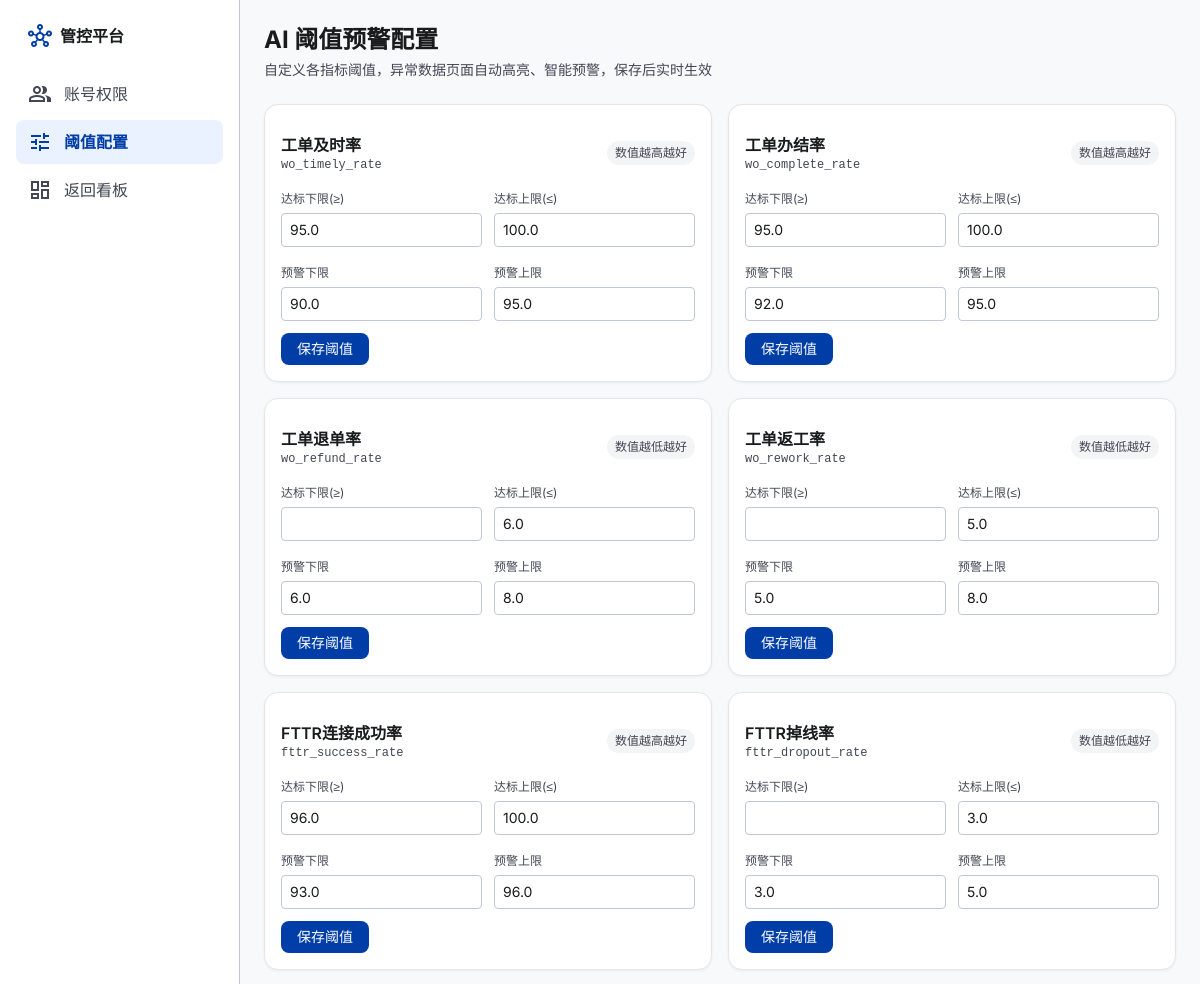
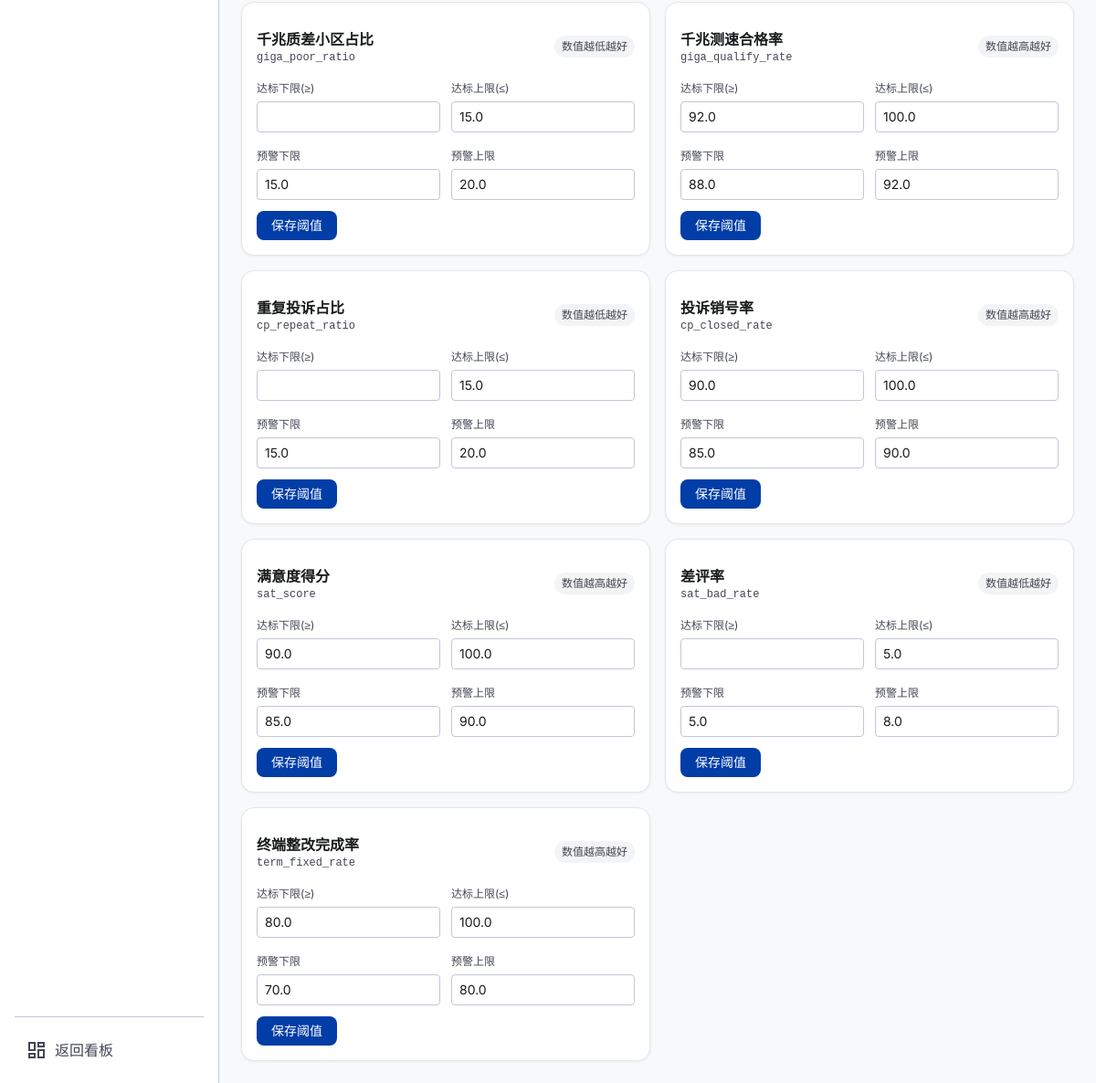
/admin/thresholds, run on the app's committed database (2 pictures, top to bottom).
### tables this page shows
CREATE TABLE thresholds (
    id INTEGER PRIMARY KEY AUTOINCREMENT,
    indicator TEXT UNIQUE NOT NULL,   -- 指标 key
    label TEXT NOT NULL,              -- 指标名称
    min_ok REAL,                      -- 达标下限
    max_ok REAL,                      -- 达标上限
    warn_min REAL,                    -- 预警下限
    warn_max REAL,                    -- 预警上限
    good_is_high INTEGER DEFAULT 1    -- 1=数值越高越好，0=越低越好
);

### routes/dashboard.py (the view)
@dashboard_bp.route("/admin/thresholds")
def admin_thresholds():
    conn = get_conn()
    thrs = conn.execute("SELECT * FROM thresholds").fetchall()
    conn.close()
    return render_template("admin_thresholds.html", thrs=thrs)

### db/database.py (called while the page is built)
def get_conn():
    conn = sqlite3.connect(DB_PATH)
    conn.row_factory = sqlite3.Row
    conn.execute("PRAGMA foreign_keys = ON")
    return conn

### templates/admin_thresholds.html (shortened to what this page needs)
{% extends "base.html" %}
{% block body %}
<div class="min-h-screen flex">
  <aside class="w-60 shrink-0 bg-surface-container-lowest border-r border-outline-variant p-4 flex flex-col">
    <a href="{{ url_for('dashboard', view='workorder') }}" class="flex items-center gap-2 px-3 py-2 rounded-lg hover:bg-surface-container-low">
      <span class="material-symbols-outlined text-primary">hub</span>
      <span class="font-bold text-on-surface">管控平台</span>
    </a>
    <div class="flex-1 mt-4 space-y-1">
      <a href="{{ url_for('admin_users') }}" class="nav-item flex items-center gap-3 px-3 py-2.5 rounded-lg text-on-surface-variant hover:bg-surface-container-low">
        <span class="material-symbols-outlined">group</span> 账号权限
      </a>
      <a href="{{ url_for('admin_thresholds') }}" class="nav-item active flex items-center gap-3 px-3 py-2.5 rounded-lg text-on-surface-variant">
        <span class="material-symbols-outlined">tune</span> 阈值配置
      </a>
      <a href="{{ url_for('dashboard', view='workorder') }}" class="nav-item flex items-center gap-3 px-3 py-2.5 rounded-lg text-on-surface-variant hover:bg-surface-container-low">
        <span class="material-symbols-outlined">dashboard</span> 返回看板
      </a>
    </div>
    <div class="pt-4 border-t border-outline-variant">
      <a href="{{ url_for('dashboard', view='workorder') }}" class="flex items-center gap-2 px-3 py-2 rounded-lg text-on-surface-variant hover:bg-surface-container-low">
        <span class="material-symbols-outlined">dashboard</span> 返回看板
      </a>
    </div>
  </aside>
  <main class="flex-1 p-6">
    <div class="mb-6">
      <h1 class="text-2xl font-bold text-on-surface">AI 阈值预警配置</h1>
      <p class="text-sm text-on-surface-variant mt-1">自定义各指标阈值，异常数据页面自动高亮、智能预警，保存后实时生效</p>
    </div>
    <div class="grid grid-cols-1 md:grid-cols-2 gap-4">
      {% for t in thrs %}
      <div class="card p-4">
        <form method="POST" action="{{ url_for('update_threshold') }}" class="space-y-3">
          <div class="flex items-center justify-between">
            <div>
              <p class="font-semibold text-on-surface">{{ t['label'] }}</p>
              <p class="text-xs text-on-surface-variant font-mono">{{ t['indicator'] }}</p>
            </div>
            <span class="text-xs px-2 py-1 rounded-full bg-surface-container-low text-on-surface-variant">
              {{ '数值越高越好' if t['good_is_high'] else '数值越低越好' }}
            </span>
          </div>
          <div class="grid grid-cols-2 gap-3">
            <div>
              <label class="text-xs text-on-surface-variant">达标下限(≥)</label>
              <input name="min_ok" value="{{ t['min_ok'] if t['min_ok'] is not none else '' }}"
                     class="w-full border border-outline-variant rounded px-2 py-1.5 text-sm mt-1"/>
            </div>
            <div>
              <label class="text-xs text-on-surface-variant">达标上限(≤)</label>
              <input name="max_ok" value="{{ t['max_ok'] if t['max_ok'] is not none else '' }}"
                     class="w-full border border-outline-variant rounded px-2 py-1.5 text-sm mt-1"/>
            </div>
            <div>
              <label class="text-xs text-on-surface-variant">预警下限</label>
              <input name="warn_min" value="{{ t['warn_min'] if t['warn_min'] is not none else '' }}"
                     class="w-full border border-outline-variant rounded px-2 py-1.5 text-sm mt-1"/>
            </div>
            <div>
              <label class="text-xs text-on-surface-variant">预警上限</label>
              <input name="warn_max" value="{{ t['warn_max'] if t['warn_max'] is not none else '' }}"
                     class="w-full border border-outline-variant rounded px-2 py-1.5 text-sm mt-1"/>
            </div>
          </div>
          <button type="submit"
                  class="bg-primary text-on-primary px-4 py-1.5 rounded-lg text-sm hover:bg-primary-container">保存阈值</button>
        </form>
      </div>
      {% endfor %}
    </div>
  </main>
</div>
{% endblock %}

### templates/base.html (style rules this page uses)
body { font-family: 'Inter','Microsoft YaHei',sans-serif; }
.material-symbols-outlined { font-variation-settings:'FILL' 0,'wght'400,'GRAD'0,'opsz'24; vertical-align:middle; }
.card { background:#fff; border:1px solid #e3e6ea; border-radius:14px; box-shadow:0 1px 3px rgba(16,24,40,.06); }
.nav-item { transition: all .15s; }
.nav-item.active { background:#eaf1ff; color:#003da6; font-weight:600; }
.nav-item.active .material-symbols-outlined { color:#003da6; }

### data on the page
thresholds: label "工单及时率", indicator "wo_timely_rate", good_is_high "数值越高越好", min_ok "95.0", max_ok "100.0", warn_min "90.0", warn_max "95.0"
thresholds: label "工单办结率", indicator "wo_complete_rate", good_is_high "数值越高越好", min_ok "95.0", max_ok "100.0", warn_min "92.0", warn_max "95.0"
thresholds: label "工单退单率", indicator "wo_refund_rate", good_is_high "数值越低越好", max_ok "6.0", warn_min "6.0", warn_max "8.0"
thresholds: label "工单返工率", indicator "wo_rework_rate", good_is_high "数值越低越好", max_ok "5.0", warn_min "5.0", warn_max "8.0"
thresholds: label "FTTR连接成功率", indicator "fttr_success_rate", good_is_high "数值越高越好", min_ok "96.0", max_ok "100.0", warn_min "93.0", warn_max "96.0"
thresholds: label "FTTR掉线率", indicator "fttr_dropout_rate", good_is_high "数值越低越好", max_ok "3.0", warn_min "3.0", warn_max "5.0"
thresholds: label "千兆质差小区占比", indicator "giga_poor_ratio", good_is_high "数值越低越好", max_ok "15.0", warn_min "15.0", warn_max "20.0"
thresholds: label "千兆测速合格率", indicator "giga_qualify_rate", good_is_high "数值越高越好", min_ok "92.0", max_ok "100.0", warn_min "88.0", warn_max "92.0"
thresholds: label "重复投诉占比", indicator "cp_repeat_ratio", good_is_high "数值越低越好", max_ok "15.0", warn_min "15.0", warn_max "20.0"
thresholds: label "投诉销号率", indicator "cp_closed_rate", good_is_high "数值越高越好", min_ok "90.0", max_ok "100.0", warn_min "85.0", warn_max "90.0"
thresholds: label "满意度得分", indicator "sat_score", good_is_high "数值越高越好", min_ok "90.0", max_ok "100.0", warn_min "85.0", warn_max "90.0"
thresholds: label "差评率", indicator "sat_bad_rate", good_is_high "数值越低越好", max_ok "5.0", warn_min "5.0", warn_max "8.0"
thresholds: label "终端整改完成率", indicator "term_fixed_rate", good_is_high "数值越高越好", min_ok "80.0", max_ok "100.0", warn_min "70.0", warn_max "80.0"
